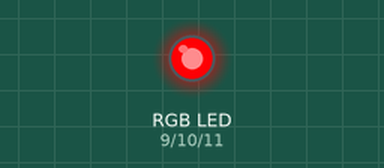
Simulated run of this sketch. Board: Arduino Uno, built with avr-gcc and run on an emulated ATmega328P. On the bench: an RGB LED mixed from three pins (HIGH = lit). Dim RGB values are drawn brighter than linear.

Above: at 0.05 s.
At 0.9 s:
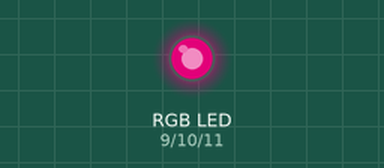
At 1.8 s:
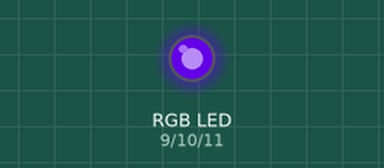
At 3.6 s:
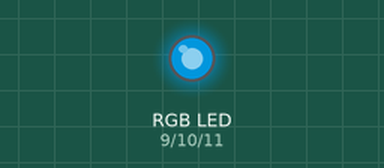
At 5.4 s:
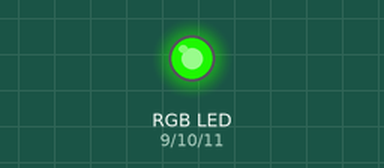
At 7.2 s:
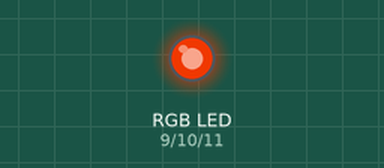
Timing chart, 0 to 10.0 s (numbered marks = the images above):
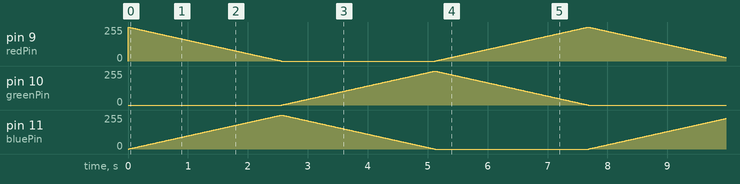

The sketch:

mood_light.ino
```cpp
#include <DHLed.h>

#include <DHColor.h>

#define redPin 9
#define greenPin 10
#define bluePin 11

#define delayOutput 10

void setup() {
//  DHLed led = DHLed(redPin, greenPin, bluePin);
//  led.setColor(DHColor(0,0,0));
}

void loop() {
  DHLed led = DHLed(redPin, greenPin, bluePin);

  for (int i = 0; i < 255; i++) {
    DHColor color = DHColor(255-i, 0, i);
    led.setColor(color);
    delay(delayOutput);
  }

  for (int i = 0; i < 255; i++) {
    DHColor color = DHColor(0, i, 255-i);
    led.setColor(color);
    delay(delayOutput);
  }

  for (int i = 0; i < 255; i++) {
    DHColor color = DHColor(i, 255-i, 0);
    led.setColor(color);
    delay(delayOutput);
  }
}
```
